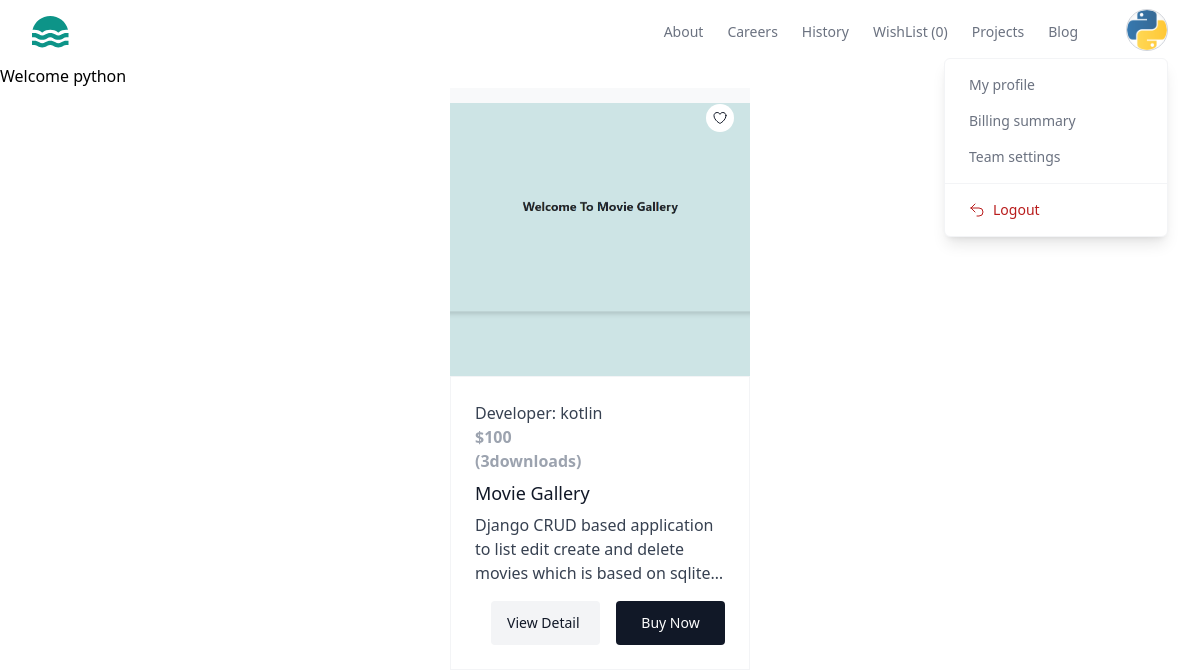
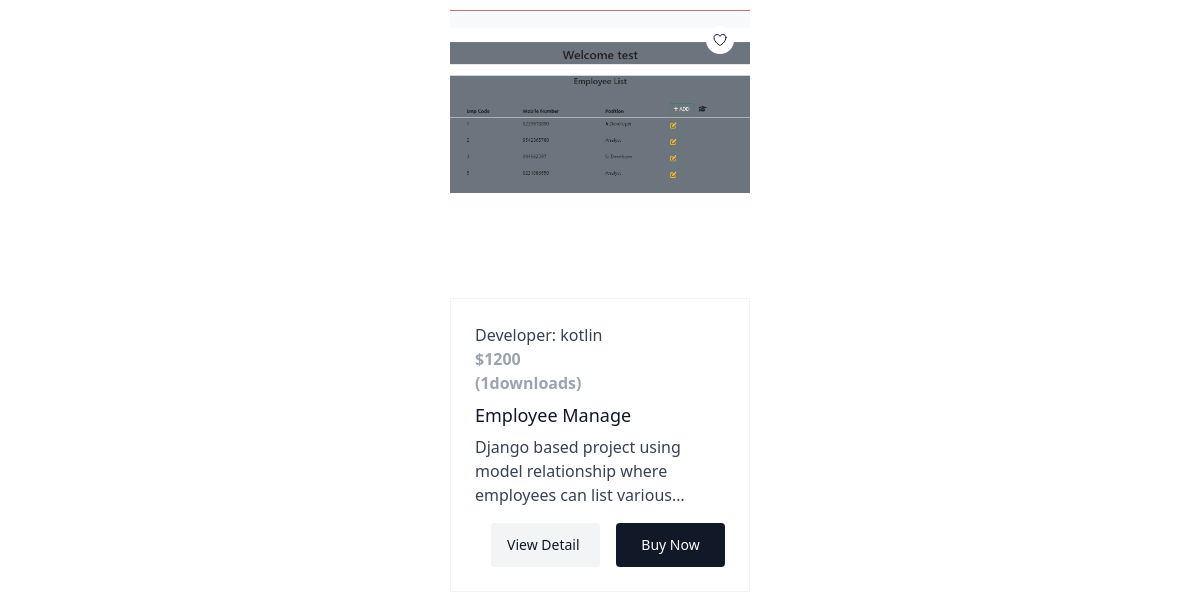
/index/ (signed in), run on an earlier commit of the app's database (2 pictures, top to bottom).
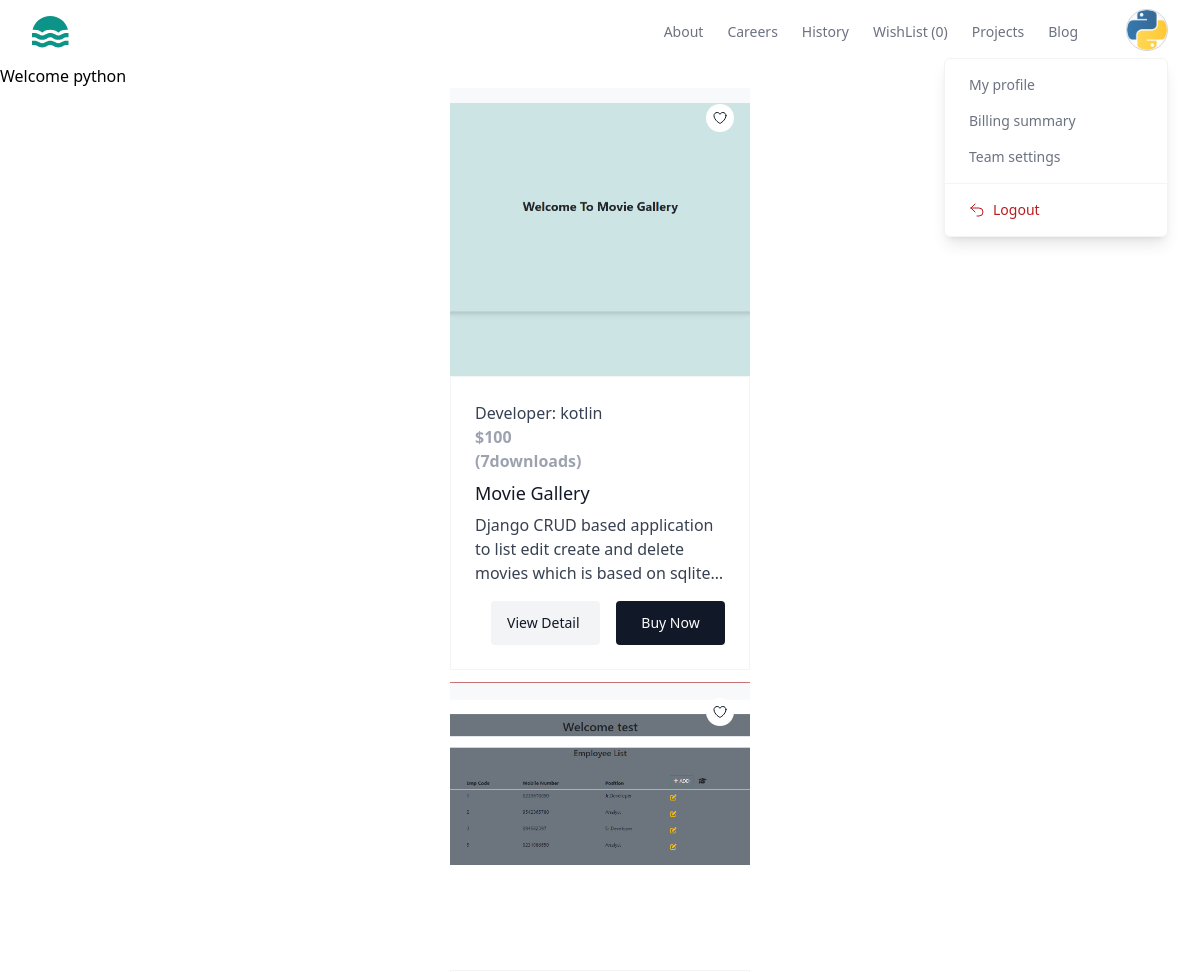
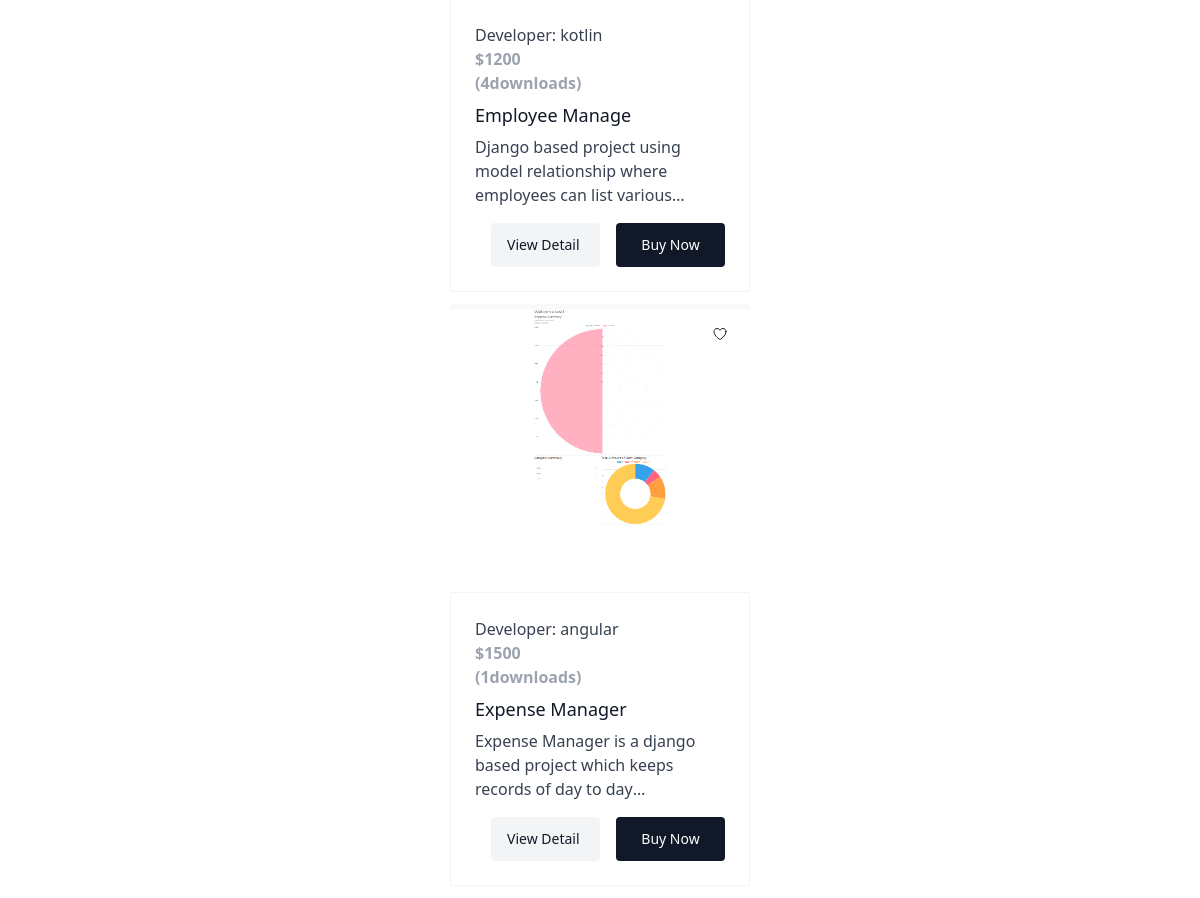
And on a later commit of the database (2 pictures, top to bottom).
### store/models.py (models this page shows, shortened)
class BaseModel(models.Model):
    created_date=models.DateTimeField(auto_now_add=True)
    updated_date=models.DateTimeField(auto_now=True)
    is_active=models.BooleanField(default=True)

class UserProfile(BaseModel):
    bio=models.CharField(max_length=200,null=True)
    profile_picture=models.ImageField(upload_to="profilepictures",null=True,blank=True,default="profilepictures/default.png")
    phone=models.CharField(max_length=200,null=True)
    owner=models.OneToOneField(User,on_delete=models.CASCADE,related_name="profile")

class Project(BaseModel):
    title=models.CharField(max_length=200)
    description=models.TextField()
    preview_image=models.ImageField(upload_to="previewimages",null=True,blank=True)
    price=models.PositiveIntegerField()
    developer=models.ForeignKey(User,on_delete=models.CASCADE)
    files=models.FileField(upload_to="projects",null=True,blank=True)
    tag_objects=models.ManyToManyField(Tag,null=True)
    thumbnail=EmbedVideoField()
    @property
    def downloads(self):
        return WishListItem.objects.filter(project_object=self,is_order_placed=True).count()

### store/views.py (the view)
# urls.py: path('index/',views.IndexView.as_view(),name='index'),
@method_decorator(decs,name='dispatch')
class IndexView(View):
    template_name='index.html'
    def get(self,request,*args,**kwargs):
        qs=Project.objects.all().exclude(developer=request.user)
        return render(request,self.template_name,{'data':qs})

### store/context_processors.py (called while the page is built)
def wishlistitem_count(request):
    count=0
    if request.user.is_authenticated:
        count=request.user.basket.basket_item.filter(is_order_placed=False).count()
    return {"cart_item_count":count}

### store/templates/index.html (shortened to what this page needs)
{%extends 'base.html'%}
{%block main_block%}
<h1>Welcome {{request.user}}</h1>
<div class="w-2/4 mx-auto ">
    {%for p in data%}
    <div class="w-1/2 mx-auto mb-3">
    <a href="#" class="group relative block overflow-hidden">
        <button
        onclick=location.href="{%url 'wishlist' p.id %}"
          class="absolute end-4 top-4 z-10 rounded-full bg-white p-1.5 text-gray-900 transition hover:text-gray-900/75"
        >
        </button>
      {%if p.preview_image%}
      <img
      src="{{p.preview_image.url}}"
      alt=""
      class="h-64 w-full object-cover transition duration-500 group-hover:scale-105 sm:h-72"
    />
      {%endif%}
        <div class="relative border border-gray-100 bg-white p-6">
          <p class="text-gray-700">
          Developer: {{p.developer}}
            <p class="text-gray-400 font-bold">${{p.price}}</p>
            <p class="text-gray-400 font-bold">({{p.downloads}}downloads)</p>
          </p>
          <h3 class="mt-1.5 text-lg font-medium text-gray-900">{{p.title}}</h3>
          <p class="mt-1.5 line-clamp-3 text-gray-700">
           {{p.description}}
          </p>
          <form class="mt-4 flex gap-4">
            <a href="{%url 'project-detail' p.id %}"
              class="block w-full rounded bg-gray-100 px-4 py-3 text-sm font-medium text-gray-900 transition hover:scale-105"
            >
              View Detail
          </a>
            <button
              type="button"
              class="block w-full rounded bg-gray-900 px-4 py-3 text-sm font-medium text-white transition hover:scale-105"
            >
              Buy Now
            </button>
          </form>
        </div>
      </a>
    </div>
    {%endfor%}
</div>
{%endblock%}

### store/templates/base.html (shortened to what this page needs)
<!DOCTYPE html>
<html lang="en">
<head>
    <script src="https://cdn.tailwindcss.com"></script>
</head>
<body>
    <header class="bg-white">
        <div class="mx-auto  px-4 sm:px-6 lg:px-8">
          <div class="flex h-16 items-center justify-between">
            <div class="flex-1 md:flex md:items-center md:gap-12">
              <a class="block text-teal-600" href="#">
              </a>
            </div>
            <div class="md:flex md:items-center md:gap-12">
              <nav aria-label="Global" class="hidden md:block">
                <ul class="flex items-center gap-6 text-sm">
                  <li>
                    <a class="text-gray-500 transition hover:text-gray-500/75" href="#"> About </a>
                  </li>
                  <li>
                    <a class="text-gray-500 transition hover:text-gray-500/75" href="#"> Careers </a>
                  </li>
                  <li>
                    <a class="text-gray-500 transition hover:text-gray-500/75" href="#"> History </a>
                  </li>
                  <li>
                    <a class="text-gray-500 transition hover:text-gray-500/75" href="{%url 'my-wishlist'%}"> WishList ({{cart_item_count}}) </a>
                  </li>
                  <li>
                    <a class="text-gray-500 transition hover:text-gray-500/75" href="{%url 'my-works'%}"> Projects </a>
                  </li>
                  <li>
                    <a class="text-gray-500 transition hover:text-gray-500/75" href="#"> Blog </a>
                  </li>
                </ul>
              </nav>
              <div class="hidden md:relative md:block">
                <button
                  type="button"
                  class="overflow-hidden rounded-full border border-gray-300 shadow-inner"
                >
                  <img
                    src="{{request.user.profile.profile_picture.url}}"
                    alt=""
                    class="size-10 object-cover"
                  />
                </button>
                <div
                  class="absolute end-0 z-10 mt-0.5 w-56 divide-y divide-gray-100 rounded-md border border-gray-100 bg-white shadow-lg"
                  role="menu"
                >
                  <div class="p-2">
                    <a
                      href="{%url 'profile-edit'%}"
                      class="block rounded-lg px-4 py-2 text-sm text-gray-500 hover:bg-gray-50 hover:text-gray-700"
                      role="menuitem"
                    >
                      My profile
                    </a>
                    <a
                      href="#"
                      class="block rounded-lg px-4 py-2 text-sm text-gray-500 hover:bg-gray-50 hover:text-gray-700"
                      role="menuitem"
                    >
                      Billing summary
                    </a>
                    <a
                      href="#"
                      class="block rounded-lg px-4 py-2 text-sm text-gray-500 hover:bg-gray-50 hover:text-gray-700"
                      role="menuitem"
                    >
                      Team settings
                    </a>
                  </div>
                  <div class="p-2">
                    <form method="POST" action="">
                      <a
                        href="{%url 'signout'%}"
                        class="flex w-full items-center gap-2 rounded-lg px-4 py-2 text-sm text-red-700 hover:bg-red-50"
                        role="menuitem"
                      >
                        <svg
                          xmlns="http://www.w3.org/2000/svg"
                          fill="none"
                          viewBox="0 0 24 24"
                          stroke-width="1.5"
                          stroke="currentColor"
                          class="size-4"
                        >
                          <path
                            stroke-linecap="round"
                            stroke-linejoin="round"
                            d="M9 15 3 9m0 0 6-6M3 9h12a6 6 0 0 1 0 12h-3"
                          />
                        </svg>
                        Logout
                      </a>
                    </form>
                  </div>
                </div>
              </div>
            </div>
          </div>
        </div>
      </header>
     {%block main_block%}
     {%endblock%}
</body>
</html>

What changed in the data, as far as the page shows it:
computed for Project "Movie Gallery": downloads "3" → "7"
computed for Project "Employee Manage": downloads "1" → "4"
added Project: preview_image (picture), developer "angular", price "1500", downloads "1", title "Expense Manager", description "Expense Manager is a django based project which keeps records of day to…"
